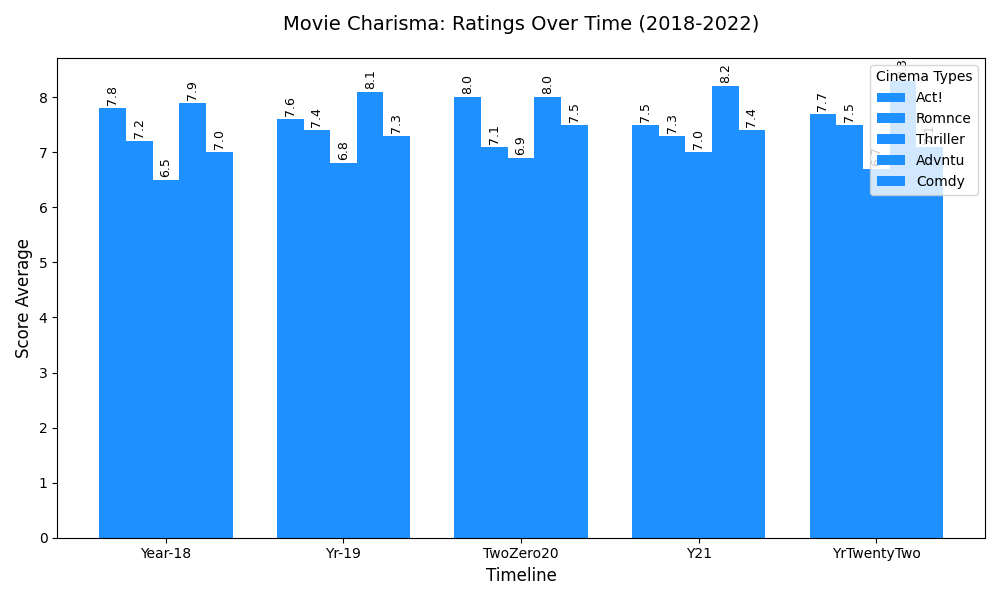

Here is the Python script that generated this plot:
import matplotlib.pyplot as plt
import numpy as np

years = ["Year-18", "Yr-19", "TwoZero20", "Y21", "YrTwentyTwo"]
genres = ["Act!", "Romnce", "Thriller", "Advntu", "Comdy"]

ratings_data = np.array([
    [7.8, 7.6, 8.0, 7.5, 7.7],  
    [7.2, 7.4, 7.1, 7.3, 7.5],  
    [6.5, 6.8, 6.9, 7.0, 6.7],  
    [7.9, 8.1, 8.0, 8.2, 8.3],  
    [7.0, 7.3, 7.5, 7.4, 7.1]   
])

fig, ax = plt.subplots(figsize=(10, 6))
bar_width = 0.15
x_pos = np.arange(len(years))

single_color = '#1E90FF'

for i, genre in enumerate(genres):
    ax.bar(x_pos + i * bar_width, ratings_data[i], width=bar_width, color=single_color, label=genre)

plt.tight_layout()
plt.title('Movie Charisma: Ratings Over Time (2018-2022)', fontsize=14, pad=20)
plt.xlabel('Timeline', fontsize=12)
plt.ylabel('Score Average', fontsize=12)
plt.xticks(x_pos + bar_width * (len(genres) / 2 - 0.5), years)
plt.legend(title="Cinema Types", fontsize=10)

for i, genre in enumerate(genres):
    for j in range(len(years)):
        ax.text(x_pos[j] + i * bar_width, ratings_data[i][j] + 0.05, f'{ratings_data[i][j]:.1f}', 
                ha='center', va='bottom', fontsize=9, color='black', rotation=90)

fig.tight_layout()
plt.show()
